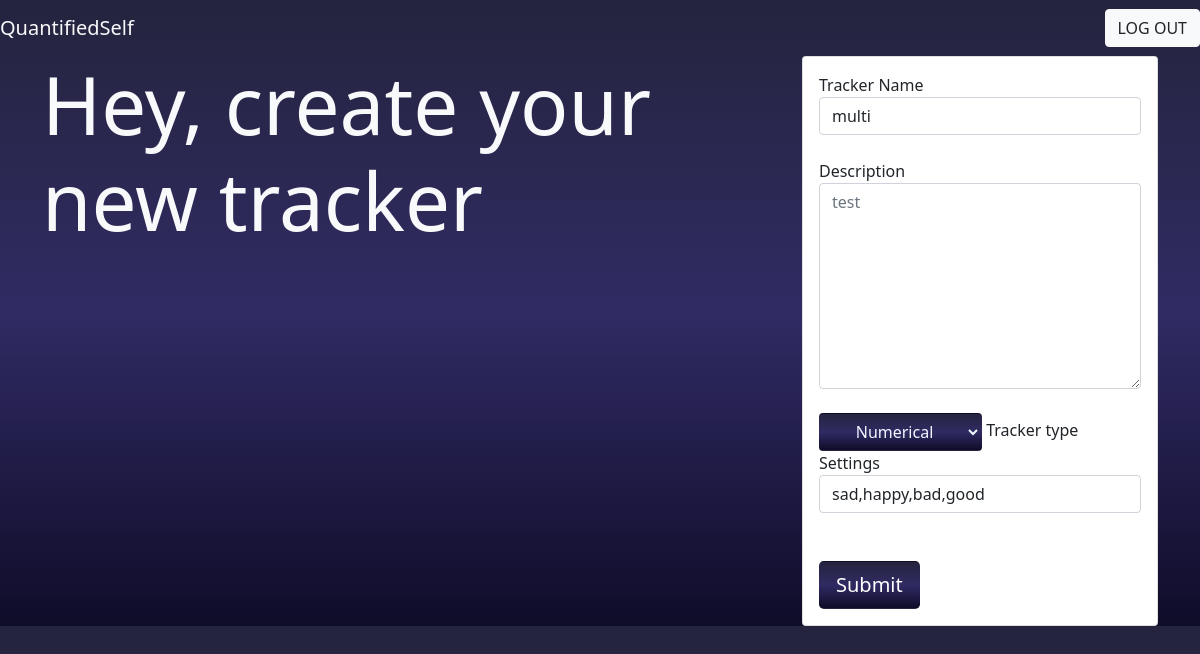
Screenshot of /update/2 with the database file from the repository.
### main.py (models this page shows)
class tracker(db.Model):
    t_id=db.Column(db.Integer, primary_key=True)
    Name=db.Column(db.String,nullable=False)
    desc=db.Column(db.String,nullable=False)
    type=db.Column(db.String)
    Settings=db.Column(db.String)
    user_id=db.Column(db.Integer,db.ForeignKey('user.id',ondelete='CASCADE'))
    logs=db.relationship('Addlog',backref='tracker',lazy=True,uselist=False,cascade='all,delete')

### main.py (the view, shortened to what this page needs)
@app.route('/update/<int:t_id>',methods=['GET','POST'])
def update(t_id):
    t1=tracker.query.get(t_id)
    return render_template('update_tracker.html',t1=t1)

### templates/update_tracker.html (shortened to what this page needs)
<!doctype html>
<html lang="en">
  <head>
    <link rel="stylesheet" href="{{url_for('static',filename='css/style.css')}}">
    <link href="https://cdn.jsdelivr.net/npm/bootstrap@5.1.3/dist/css/bootstrap.min.css" rel="stylesheet">
  </head>
  <body class="bg-nav">
    <nav class="navbar ">
      <a href="/" class="navbar-brand text-light">QuantifiedSelf</a>
      <a href="/logout" class="btn btn-light text-dark">LOG OUT</a>
    </nav>
    <div class="container">
      <div class="row">
        <div class="col-md-8">
          <h1 class="text-light display-4 mt-100" style="font-size: 80px;">Hey, {{session.username}} create your new tracker</h1>
        </div>
        <div class="col-md-4">
          <div class="card mt-100">
            <div class="card-body">
              <form action="/update/{{t1.t_id}}" class="form" method="POST">
                <label for="name">Tracker Name</label>
                <input type="text" id ="name" value='{{t1.Name}}' name='tname' class="form-control"><br>
                <label for="desc">Description</label>
                <textarea placeholder="{{t1.desc}}" class="form-control" id ="desc"  name='desc' rows="8"></textarea><br>
                <select class="btn bg-nav dropdown-primary" name="type" style="color: aliceblue;">
                  <option value="num" style="color: black">Numerical</option>
                </select>
                <label >Tracker type</label><br>
                <label for="sett">Settings</label>
                <input type="text" id="sett" value='{{t1.Settings}}' name='sett' class="form-control">
                <br><br>
                <input type="submit" class="btn  bg-nav btn-lg" style="color: white">
              </form>
            </div>
          </div>
        </div>
      </div>
  </body>
</html>

### static/css/style.css (style rules this page uses)
.bg-nav { background: #0f0c29; background: -webkit-linear-gradient(to bottom, #24243e, #302b63, #0f0c29); background: linear-gradient(to bottom, #24243e, #302b63, #0f0c29); }

### rows the page displays
tracker: tname "multi", desc "test", sett "sad,happy,bad,good"
